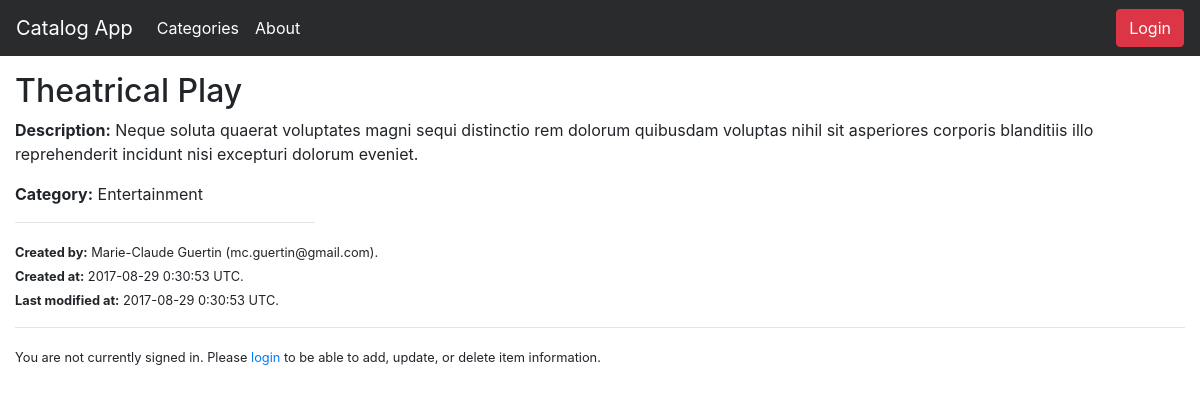
Page /catalog/Entertainment/Theatrical Play on the committed database.
### models.py (models this page shows, shortened)
class Item(Base):
    __tablename__ = "item"
    __table_args__ = (UniqueConstraint('category_id', 'title', name = 'key'),)
    id = Column(Integer, primary_key = True)
    title = Column(String(80), nullable = False)
    description = Column(String(250))
    created_date = Column(DateTime, default = datetime.utcnow)
    updated_date = Column(DateTime, default = datetime.utcnow, onupdate = datetime.utcnow)
    category_id = Column(Integer, ForeignKey("category.id"))
    category = relationship(Category)
    user_id = Column(Integer, ForeignKey("user.id"))
    user = relationship(User)

class Category(Base):
    __tablename__ = "category"
    id = Column(Integer, primary_key = True)
    name = Column(String(80), nullable = False, index = True)
    created_date = Column(DateTime, default = datetime.utcnow, nullable = False)
    updated_date = Column(DateTime, default = datetime.utcnow, onupdate = datetime.utcnow, nullable = False)
    user_id = Column(Integer, ForeignKey("user.id"))
    user = relationship(User)

class User(Base):
    __tablename__ = 'user'
    id = Column(Integer, primary_key = True)
    name = Column(String(80), nullable = False)
    email = Column(String(80), nullable = False, unique = True)
    picture = Column(String(250))

### application.py (the view)
@app.route("/catalog/<path:category_name>")
@app.route("/catalog/<path:category_name>/items")
def show_items(category_name):
    categories = session.query(Category).order_by(asc(Category.name)).all()
    category = session.query(Category).filter_by(name=category_name).first()
    items = session.query(Item).filter_by(category_id=category.id).all()
    if len(items) < 2:
        title = "{} Item ({} item)"
    else:
        title = "{} Items ({} items)"
    return render_template(
        "categories.html",
        items_title=title.format(category.name, len(items)),
        categories=categories,
        category=category,
        items=items)

### application.py (called while the page is built)
@app.route("/catalog/<path:category_name>/<path:item_title>")
def show_item(category_name, item_title):
    category = session.query(Category).filter_by(name=category_name).first()
    item = session.query(Item).filter_by(
        category_id=category.id, title=item_title).first()
    return render_template("show_item.html", item=item)

### templates/show_item.html (shortened to what this page needs)
{% extends "base.html" %}
{% block content %}
  <h2>{{ item.title }}</h2>
  <p><strong>Description:</strong> {{ item.description }}</p>
  <p><strong>Category:</strong> {{ item.category.name }}</p>
  <hr style="max-width: 300px; text-align: left; margin-left: 0">
  <p>
    <small>
      <strong>Created by:</strong> {{ item.user.name }} ({{ item.user.email }}).<br>
      <strong>Created at:</strong> {{ item.created_date.strftime('%Y-%m-%d %-H:%M:%S') }} UTC.<br>
      <strong>Last modified at:</strong> {{ item.updated_date.strftime('%Y-%m-%d %-H:%M:%S') }} UTC.<br>
    </small>
  </p>
{% endblock %}

### rows in the picture
Item: title "Theatrical Play", description "Neque soluta quaerat voluptates magni sequi distinctio rem dolorum quibusdam voluptas nihil sit asperiores corporis blanditiis illo reprehenderit incidunt nisi excepturi dolorum eveniet.", created_date "2017-08-29 0:30:53", updated_date "2017-08-29 0:30:53"
Category: category.name "Entertainment"
User: user.name "Marie-Claude Guertin", user.email "mc.guertin@gmail.com"
